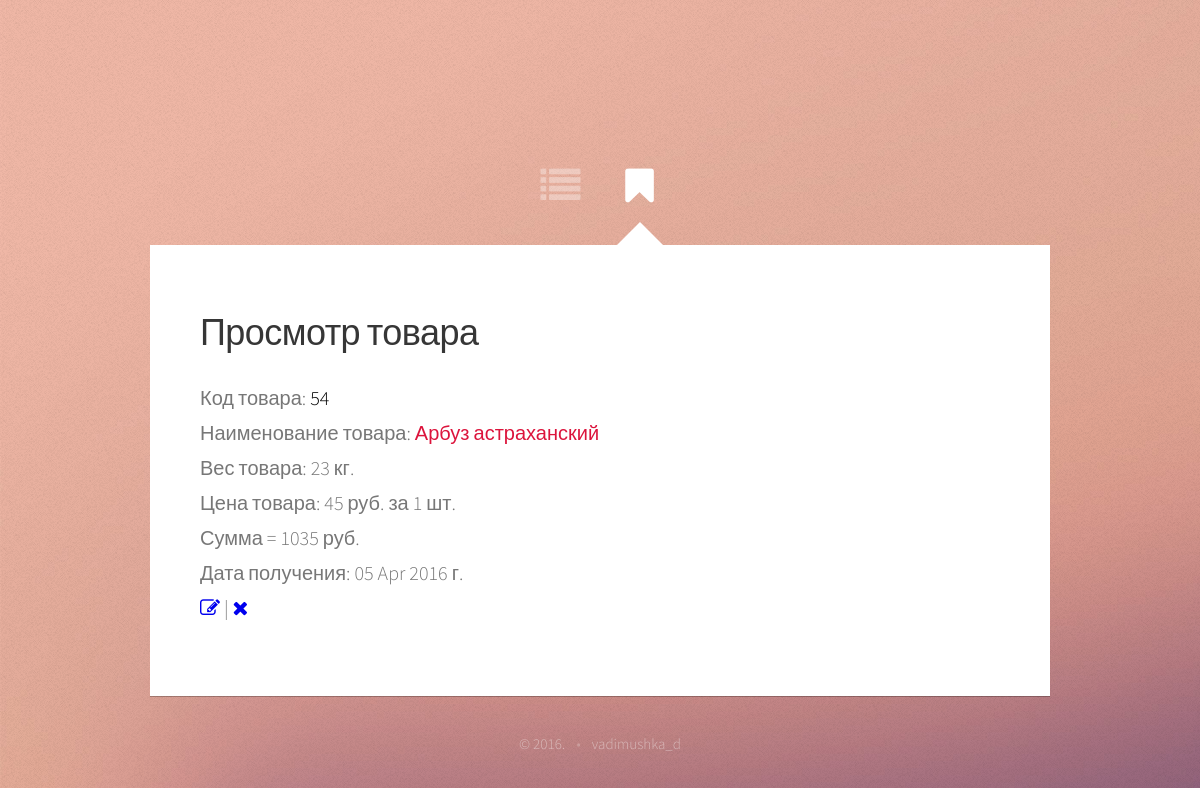
The page /view_product.php?id=5 on the database its author committed.
### tables this page shows
CREATE TABLE IF NOT EXISTS `wares` (
  `id` int(11) NOT NULL AUTO_INCREMENT,
  `code` int(11) NOT NULL COMMENT 'Код товара',
  `name` varchar(50) NOT NULL COMMENT 'Наименование товара',
  `date` date NOT NULL COMMENT 'Дата поступления товара',
  `col` varchar(11) NOT NULL COMMENT 'Вес товара',
  `price` int(11) NOT NULL COMMENT 'Цена товара',
  PRIMARY KEY (`id`)
);

### view_product.php (the view, shortened to what this page needs)
<!DOCTYPE html>
<html>
<head>
    <link rel="stylesheet" href="assets/css/main.css" />
</head>
<body>
<div id="wrapper">
    <nav id="nav">
        <a href="" class="icon fa-list" onclick="history.back()"><span>На склад</span></a>
        <a href="#view" class="icon fa-bookmark active"><span>Просмотр</span></a>
    </nav>
    <div id="main">
        <article id="view" class="panel">
            <header>
                <h2>Просмотр товара</h2>
            </header>
            <?php
            include_once 'dpanel/functions.php';
            $id = (int) $_GET['id'];
            $res = $db->prepare("SELECT * FROM `wares` WHERE `id` = :id");
            $res->execute(array(':id' => $id));
            if($res){
                while($row = $res->fetch(PDO::FETCH_ASSOC)){
                    $date = new DateTime($row['date']);
                    $col = explode(" ",$row["col"]);
                    ?>
                    <p>Код товара: <span style="color: black"><? echo $row["code"] ?></span><br />
                    Наименование товара: <span style="color: crimson"><? echo $row["name"] ?></span><br />
                    Вес товара: <? echo $row["col"] ?><br />
                    Цена товара: <? echo $row["price"] ?> руб. за 1 шт.<br />
                    Сумма = <? echo ($col[0] * $row["price"])  ?> руб.<br />
                    Дата получения: <? echo $date->format('d M Y') ?> г.</p>
                    <p><a href="dpanel/upd_tovar.php?id=<? echo $row["id"] ?>" class="icon fa-edit" title="Изменить"></a> |
                        <a href="dpanel/del_tovar.php?id=<? echo $row["id"] ?>" class="icon fa-remove" title="Удалить"></a></p>
                    <?
                }
            } else {
                echo "<p>Товара нет!</p>";
            }
            ?>
        </article>
    </div>
    <div id="footer">
        <ul class="copyright">
            <li>&copy; 2016.</li><li>vadimushka_d</li>
        </ul>
    </div>
</div>
</body>
</html>

### assets/css/main.css (style rules this page uses)
html, body, div, span, applet, object, iframe, h1, h2, h3, h4, h5, h6, p, blockquote, pre, a, abbr, acronym, address, big, cite, code, del, dfn, em, img, ins, kbd, q, s, samp, small, strike, strong, sub, sup, tt, var, b, u, i, center, dl, dt, dd, ol, ul, li, fieldset, form, label, legend, table, caption, tbody, tfoot, thead, tr, th, td, article, aside, canvas, details, embed, figure, figcaption, footer, header, hgroup, menu, nav, output, ruby, section, summary, time, mark, audio, video { margin: 0; padding: 0; border: 0; font: inherit; vertical-align: baseline; }
article, aside, details, figcaption, figure, footer, header, hgroup, menu, nav, section { display: block; }
body { line-height: 1; }
ol, ul { list-style: none; }
body { -webkit-text-size-adjust: none; }
*, *:before, *:after { -moz-box-sizing: border-box; -webkit-box-sizing: border-box; box-sizing: border-box; }
body { background: url("images/overlay.png"), url("images/bg.jpg") repeat, no-repeat; background-size: auto, 100% 100%; font-family: 'Source Sans Pro', sans-serif; font-weight: 300; color: #777777; }
strong, b, h1, h2, h3, h4, h5, h6 { font-weight: 400; color: #363636; }
section, article { margin-bottom: 3em; }
section > :last-child, section:last-child, article > :last-child, article:last-child { margin-bottom: 0; }
.icon { position: relative; text-decoration: none; }
.icon:before { -moz-osx-font-smoothing: grayscale; -webkit-font-smoothing: antialiased; font-family: FontAwesome, sans-serif; font-style: normal; font-weight: normal; text-transform: none !important; }
#nav a { position: relative; display: inline-block; color: #ffffff; width: 1em; height: 1em; line-height: 0.9em; }
#nav a.icon:before { padding-right: 0; }
#main { position: relative; overflow: hidden; }
.panel { position: relative; }
#footer { color: #ccc; color: rgba(255, 255, 255, 0.45); }
#footer .copyright li { display: inline-block; }
#footer .copyright li:before { display: inline; content: '\2022'; opacity: 0.5; padding: 0 0.75em 0 0.75em; }
#footer .copyright li:first-child:before { display: none; }
@media screen and (min-width: 737px) { html { min-width: 100%; min-height: 100%; } }
@media screen and (min-width: 737px) { body { width: 100%; min-width: 1000px; min-height: 100%; overflow-y: scroll; background-attachment: fixed; font-size: 14pt; line-height: 1.75em; } }
@media screen and (min-width: 737px) { h2 { font-size: 1.8em; letter-spacing: -0.015em; } }
@media screen and (min-width: 737px) { header { margin: 0 0 1.5em 0; } }
@media screen and (min-width: 737px) { #wrapper { width: 45em; margin: 0 auto; opacity: 0.00001; } }
@media screen and (min-width: 737px) { #nav { text-align: center; height: 4.25em; cursor: default; } }
@media screen and (min-width: 737px) { #nav a { font-size: 2.5em; margin: 0 0.25em 0 0.25em; opacity: 0.35; outline: 0; -moz-transition: opacity .25s ease-in-out; -webkit-transition: opacity .25s ease-in-out; -ms-transition: opacity .25s ease-in-out; transition: opacity .25s ease-in-out; } }
@media screen and (min-width: 737px) { #nav a:before { font-size: 0.8em; } }
@media screen and (min-width: 737px) { #nav a:after { content: ''; display: block; position: absolute; left: 50%; bottom: -0.75em; margin-left: -0.5em; border-bottom: solid 0 #ffffff; border-left: solid 0.5em transparent; border-right: solid 0.5em transparent; -moz-transition: border-bottom-width .25s ease-in-out; -webkit-transition: border-bottom-width .25s ease-in-out; -ms-transition: border-bottom-width .25s ease-in-out; transition: border-bottom-width .25s ease-in-out; } }
@media screen and (min-width: 737px) { #nav a.active { opacity: 1.0; } }
@media screen and (min-width: 737px) { #nav a.active:after { border-bottom-width: 0.5em; } }
@media screen and (min-width: 737px) { #main { width: 45em; background: #ffffff; box-shadow: 0 1px 0 0 rgba(0, 0, 0, 0.25); } }
@media screen and (min-width: 737px) { .panel { padding: 3.5em 2.5em 3.5em 2.5em; position: absolute; top: 0; left: 0; width: 45em; } }
@media screen and (min-width: 737px) { #footer { text-align: center; padding: 2em 0 0 0; font-size: 0.75em; } }

### rows shown on the page
wares: code "54", name "Арбуз астраханский", col "23 кг.", price "45", $col[0] * $row["price"] "1035", date "05 Apr 2016"
